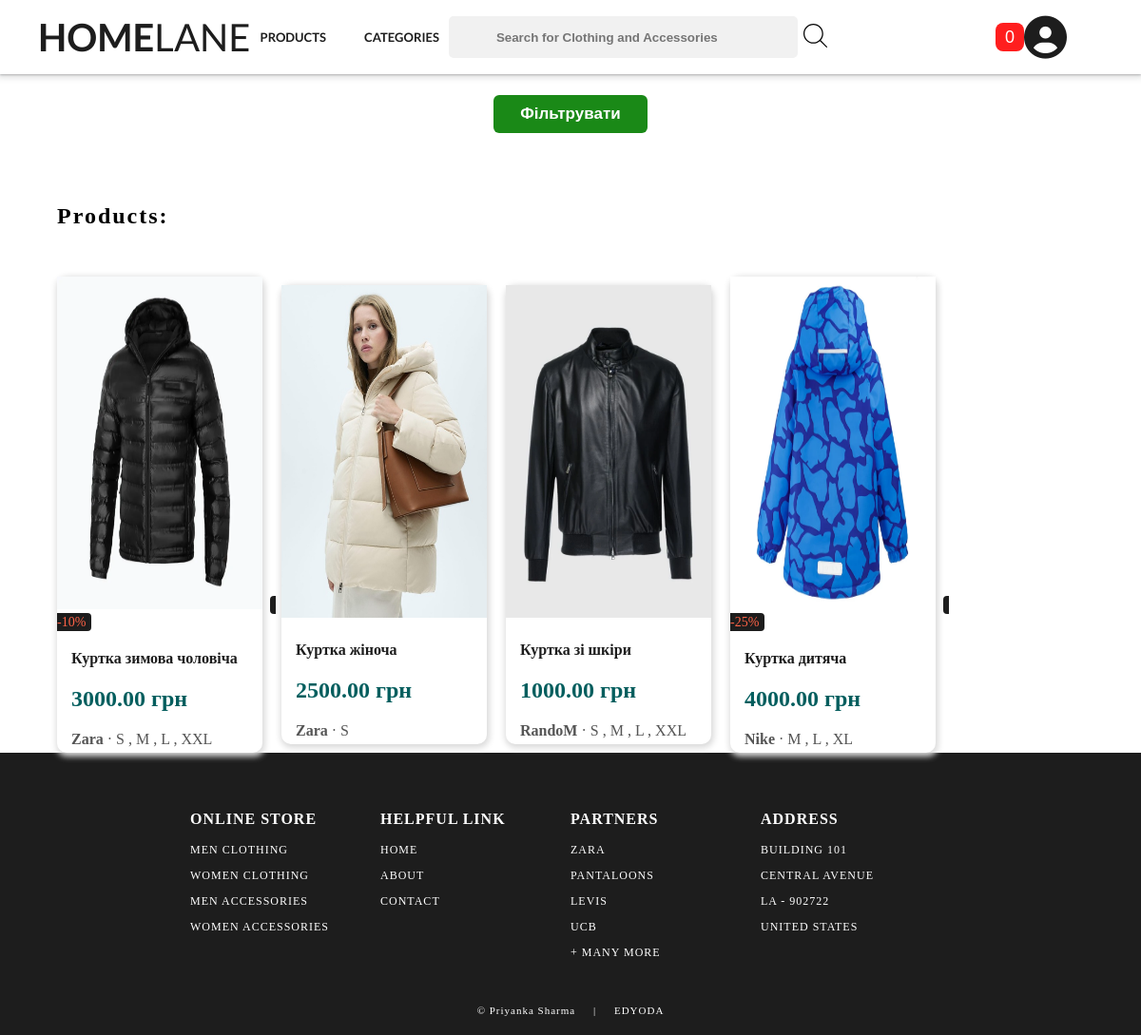
Page /products on the committed database.
### core/models.py (models this page shows, shortened)
class Product(models.Model):
    category = models.ForeignKey(
        Category, null=True, related_name="products", on_delete=models.CASCADE
    )
    title = models.CharField(null=False, blank=False, max_length=250)
    description = models.TextField(null=False, blank=False)
    price = models.DecimalField(
        null=False, blank=False, default=0.0, decimal_places=2, max_digits=10
    )
    discount = models.IntegerField()
    available = models.BooleanField(null=False, blank=False, default=True)
    brand = models.ForeignKey(
        Brand, on_delete=models.SET_NULL, null=True, blank=True, related_name="products"
    )
    size = models.ManyToManyField(Size, blank=True, related_name="products")
    created_at = models.DateTimeField(null=False, blank=False, auto_now_add=True)
    def get_first_image(self):
        gallery_image = self.gallery.last()
        return gallery_image.image.url if gallery_image else None

class ProductGallery(models.Model):
    product=models.ForeignKey(Product, on_delete=models.CASCADE, related_name="gallery")
    image=models.ImageField(upload_to=gallery_upload_to)

class Brand(models.Model):
    name = models.CharField(max_length=100, unique=True)

class Size(models.Model):
    name = models.CharField(max_length=50, unique=True)

### core/views.py (the view)
# urls.py: path("products", product_list, name='product_list'),
def product_list(request):
    from .models import Product
    from .filters import ProductFilter
    from django.db.models import Q
    search_query = request.GET.get("title", "").strip()
    if search_query == "":
        queryset = Product.objects.all()
        product_filter = ProductFilter(request.GET, queryset=queryset)
    else:
        queryset = Product.objects.all()
        queryset = queryset.filter(
            Q(title__icontains=search_query) | Q(brand__name__icontains=search_query)
        )
        product_filter = ProductFilter(request.GET, queryset=queryset)
    selected_sizes = request.GET.getlist("size")
    return render(
        request,
        "core/product_list.html",
        {"filter": product_filter, "selected_sizes": selected_sizes},
    )

### core/views.py (called while the page is built)
def categories_processors(request):
    from .models import Category
    categories = Category.objects.all()
    return {'categories': categories}

### templates/core/product_list.html (shortened to what this page needs)
{% extends "../base.html" %}
{% block head %}
<link rel="stylesheet" href="/static/css/index.css">
{% endblock %}
{% block content %}
<section class="container">
    <button class="open-filter-btn" id="openFilterBtn">Фільтрувати</button>
    <div id="mainContainer">
        <h1>Products:</h1>
        <div class="products-list">
         {% for product in filter.qs %}
        <div class="product">
            <a href="{% url 'product_details' id=product.id %}">
                <img src="{{ product.get_first_image }}"
                    alt="{{ product.title }}">
                {% if product.discount %}
                <span class="discount-label">
                    -{{product.discount}}%</span>
                {% endif %}
                <div id="details">
                    <h3>{{ product.title }}</h3>
                    <h2>{{ product.price }} грн</h2>
                    <div
                        style="font-size:16px; color:#555; margin-top:4px;">
                        <strong style="font-weight: 600;">{{ product.brand.name}}</strong>
                        {% if product.size.all %}
                        &middot;
                        {% for s in product.size.all %}
                        {{ s.name }}
                        {% if not forloop.last %}, {% endif %}
                        {% endfor %}
                        {% endif %}
                    </div>
                </div>
            </a>
        </div>
        {% empty %}
            <div class="empty-products">Products with this options not found!</div>
        {% endfor %}
    </div>
{% endblock %}

### templates/base.html (shortened to what this page needs)
{% load static %}
<!DOCTYPE html>
<html lang="en">
  <head>
    <link
      rel="stylesheet"
      href="https://cdnjs.cloudflare.com/ajax/libs/slick-carousel/1.9.0/slick.min.css"
    />
    <link
      rel="stylesheet"
      href="https://cdnjs.cloudflare.com/ajax/libs/slick-carousel/1.9.0/slick-theme.min.css"
    />
    <link rel="stylesheet" href="{% static 'css/header.css' %}" />
    <link rel="stylesheet" href="{% static 'css/footer.css' %}" />
    {% block head %} {% endblock %}
  </head>
  <body>
    <header>
      <section>
        <div id="nav-container">
          <div id="shopName">
            <a href="{% url 'home' %}"> <b>HOME</b>LANE </a>
          </div>
          <div id="collection">
            <div id="clothing">
              <a href="{% url 'product_list' %}"> PRODUCTS </a>
            </div>
            <div>
              <ul class="categories">
                <li>
                  <a href="#">CATEGORIES</a>
                </li>
              </ul>
            </div>
          </div>
          <form id="search" action="{% url 'product_list' %}" method="get">
            <input
              type="text"
              id="input"
              name="title"
              value="{{ request.GET.title}}"
              placeholder="Search for Clothing and Accessories"
            />
            <button type="submit">
            </button>
          </form>
          <div id="user">
            <button class="cart-btn">0</button>
            <a href="#"> <i class="fas fa-user-circle userIcon"></i> </a>
          </div>
        </div>
      </section>
    </header>
    {% block content %} {% endblock %}
    <footer>
      <section>
        <div id="containerFooter">
          <div id="webFooter">
            <h3>online store</h3>
            <p>men clothing</p>
            <p>women clothing</p>
            <p>men accessories</p>
            <p>women accessories</p>
          </div>
          <div id="webFooter">
            <h3>helpful link</h3>
            <p>home</p>
            <p>about</p>
            <p>contact</p>
          </div>
          <div id="webFooter">
            <h3>partners</h3>
            <p>zara</p>
            <p>pantaloons</p>
            <p>levis</p>
            <p>ucb</p>
            <p>+ many more</p>
          </div>
          <div id="webFooter">
            <h3>address</h3>
            <p>building 101</p>
            <p>central avenue</p>
            <p>la - 902722</p>
            <p>united states</p>
          </div>
        </div>
        <div id="credit">
          <a href="https://linkedin.com/in/priyanka-sharma-b79401142">
            © Priyanka Sharma
          </a>
          &nbsp&nbsp&nbsp | &nbsp&nbsp&nbsp
          <a href="https://www.edyoda.com/" target="_blank"> EDYODA </a>
        </div>
      </section>
    </footer>
  </body>
</html>

### static/css/header.css (style rules this page uses)
body { margin: 0; position: relative; }
.cart-btn { background-color: transparent; border: none; transition: all 0.2s ease-in; background-color: rgb(255, 30, 30); border-radius: 8px; color: white; font-size: 18px; width: 30px; height: 30px; }
#nav-container { position: relative; background-color: white; margin: auto; text-align: center; width: 100%; display: grid; grid-gap: 10px; grid-template-columns: 1.5fr 1.5fr 5fr 1fr; font-family: 'Lato', sans-serif; z-index: 1; justify-content: space-between; align-items: center; padding: 15px 40px; box-sizing: border-box; position: fixed; top: 0; box-shadow: 0 1px 2px 0 rgba(60, 64, 67, 0.302), 0 2px 6px 2px rgba(60, 64, 67, 0.149); }
#shopName { font-size: 40px; font-family: 'Lato', sans-serif; }
#shopName a { text-decoration: none; color: rgb(29, 29, 29); }
#collection { font-weight: bold; display: flex; align-items: center; }
#collection a { text-decoration: none; color: rgb(29, 29, 29); }
#user { display: flex; align-items: center; }
.userIcon { font-size: 45px; }
#input { width: 35em; height: 3em; padding: 2px 50px; background-color: rgb(241, 241, 241); border: none; border-radius: 5px; }
#input::placeholder { font-weight: bold; }
#user a { color: rgb(29, 29, 29) }
.categories { list-style: none; display: flex; gap: 20px; }
.categories li { position: relative; }
.categories li a { text-decoration: none; color: rgb(29, 29, 29); font-weight: bold; }
#search { display: flex; align-items: center; }
#search button { background-color: transparent; border: none; color: rgb(29, 29, 29); cursor: pointer; }
@media (max-width: 1300px) { #collection { font-size: 13px; } }
@media (max-width: 1300px) { #input { width: 25em; } }
@media (max-width: 1212px) { #collection { font-size: 13px; } }
@media (max-width: 1212px) { #input { width: 20em; } }

### static/css/footer.css (style rules this page uses)
#containerFooter { width: 100%; background-color: rgb(29, 29, 29); color: white; letter-spacing: 1px; display: grid; grid-template-columns: repeat(4, 1fr); text-transform: uppercase; font-size: 15px; padding: 15px 300px; box-sizing: border-box; }
#webFooter { padding-top: 30px; font-size: 12px; }
#credit { width: 100%; margin: auto; padding: 20px 0; text-align: center; background-color: rgb(29, 29, 29); color: white; font-size: 11px; letter-spacing: 1px; }
#credit a { color: white; text-decoration: none; position: relative; }
#credit a::after { content: ""; background: white; mix-blend-mode: exclusion; width: calc(100% + 18px); height: 0; position: absolute; bottom: -4px; left: -10px; transition: all .3s cubic-bezier(0.445, 0.05, 0.55, 0.95); }
@media (max-width: 1350px) { #containerFooter { padding: 15px 200px; } }

### static/css/index.css (style rules this page uses)
h1 { width: 90%; margin: auto; padding: 50px 0; letter-spacing: 2px; font-weight: 700; text-transform: capitalize; }
.discount-label { background-color: rgb(29, 29, 29); font-size: 14px; color: tomato; padding: 2px 6px; border-radius: 4px; margin-left: 10px; }
.products-list { width: 90%; margin: 0 auto; display: flex; flex-wrap: wrap; align-items: center; gap: 20px; }
.product { width: 20%; background-color: white; border-radius: 10px; box-shadow: 1px 2px 6px 2px rgb(219, 219, 219); transition: all 0.3s ease; }
.product a { display: block; position: relative; width: 100%; text-decoration: none; color: rgb(29, 29, 29); }
.product img { width: 100%; height: 350px; max-width: 100%; }
.product #details { padding: 5px 15px; }
h3 { font-size: 16px; }
h2 { color: rgb(3, 94, 94); }

### templates/core/product_list.html (style rules this page uses)
.container { margin-top: 100px; }
.open-filter-btn { background: #1a8917; color: #fff; border: none; border-radius: 6px; padding: 10px 28px; font-size: 17px; font-weight: 600; cursor: pointer; margin: 32px auto 24px auto; display: block; transition: background 0.2s; }
.discount-label { background-color: rgb( 29, 29, 29); font-size: 14px; color: tomato; padding: 2px 6px; border-radius: 4px; margin-left: 8px; }

### rows in the picture
Product: get_first_image (picture), discount "10", title "Куртка зимова чоловіча", price "3000.00", brand.name "Zara"
Size: name "S"
Size: name "M"
Size: name "L"
Size: name "XXL"
Product: get_first_image (picture), title "Куртка жіноча", price "2500.00", brand.name "Zara"
Product: get_first_image (picture), title "Куртка зі шкіри", price "1000.00", brand.name "RandoM"
Product: get_first_image (picture), discount "25", title "Куртка дитяча", price "4000.00", brand.name "Nike"
Size: name "XL"
